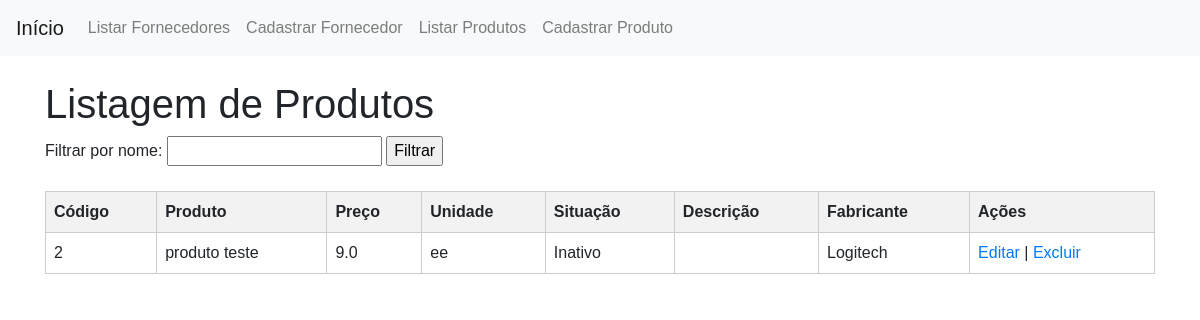
Before: /produto/produtos/listar with the older database file.
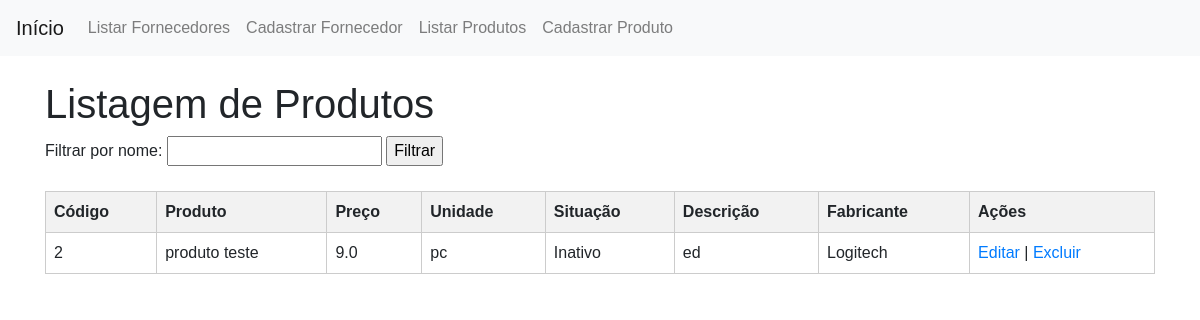
After: the same page with the newer database file.
### models/produto.py (models this page shows, shortened)
class Produto(db.Model):
    __tablename__ = 'produtos'
    codigo = Column(Integer, primary_key=True, autoincrement=True)
    produto = Column(String(100), nullable=False)
    preco = Column(Float, nullable=False)
    unidade = Column(String(20), nullable=False)
    situacao = Column(Boolean, default=True)
    descricao = Column(String(300), nullable=True)
    fabricante = Column(String(100), nullable=True)

### views/produto_views.py (the view)
@produto_blueprint.route('/produtos/listar', methods=['GET'])
def listar_produtos():
    produtos = Produto.query.all()
    return render_template('produto/listar.html', produtos=produtos)

### templates/produto/listar.html (shortened to what this page needs)
{% extends "base.html" %}
{% block content %}
    <h1>Listagem de Produtos</h1>
    <div>
        <form action="{{ url_for('produto.listar_produtos') }}" method="get">
            <label for="filtro">Filtrar por nome:</label>
            <input type="text" id="filtro" name="filtro">
            <input type="submit" value="Filtrar">
        </form>
    </div>
    <table>
        <thead>
            <tr>
                <th>Código</th>
                <th>Produto</th>
                <th>Preço</th>
                <th>Unidade</th>
                <th>Situação</th>
                <th>Descrição</th>
                <th>Fabricante</th>
                <th>Ações</th>
            </tr>
        </thead>
        <tbody>
            {% for produto in produtos %}
                <tr>
                    <td>{{ produto.codigo }}</td>
                    <td>{{ produto.produto }}</td>
                    <td>{{ produto.preco }}</td>
                    <td>{{ produto.unidade }}</td>
                    <td>{{ 'Ativo' if produto.situacao else 'Inativo' }}</td>
                    <td>{{ produto.descricao }}</td>
                    <td>{{ produto.fabricante }}</td>
                    <td>
                        <a href="{{ url_for('produto.editar_produto', codigo=produto.codigo) }}">Editar</a> |
                        <a href="{{ url_for('produto.excluir_produto', codigo=produto.codigo) }}">Excluir</a>
                    </td>
                </tr>
            {% endfor %}
        </tbody>
    </table>
{% endblock %}

Changed rows visible on the page:
changed Produto "produto teste": unidade "ee" → "pc"; descricao (not shown) → "ed"
